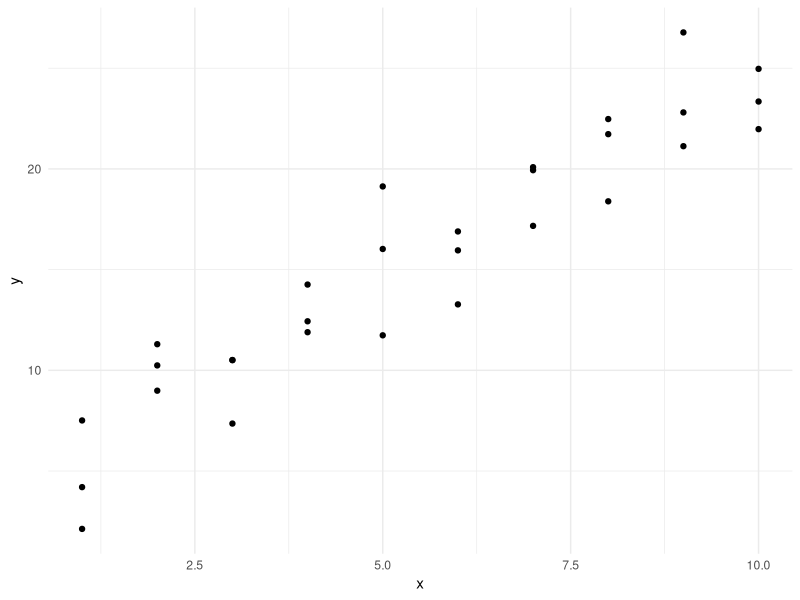
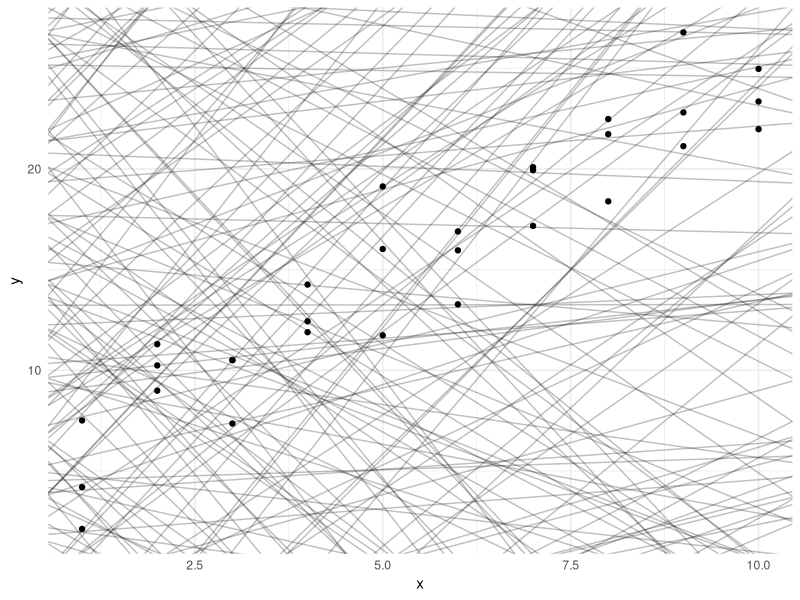
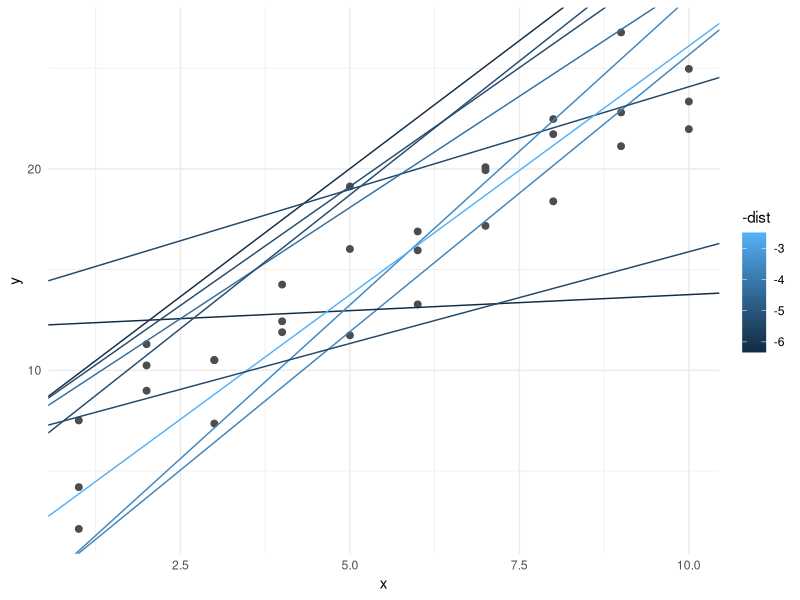
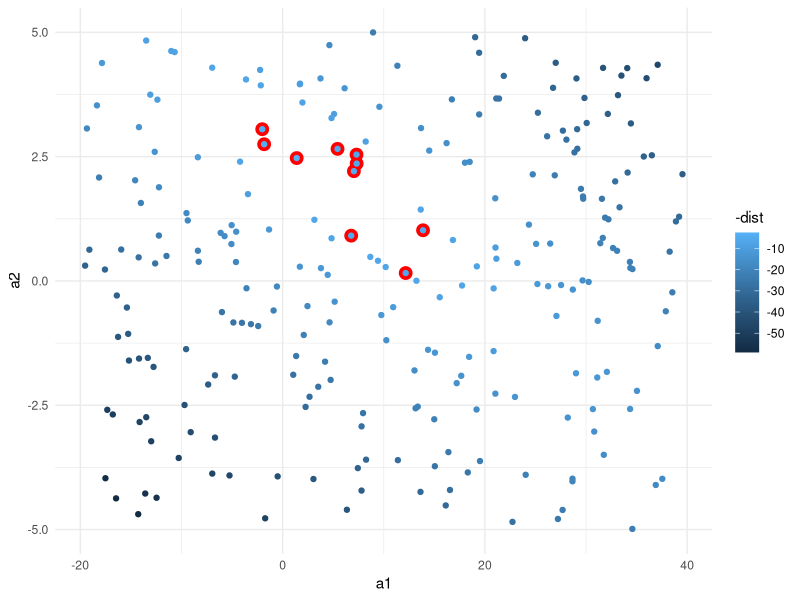
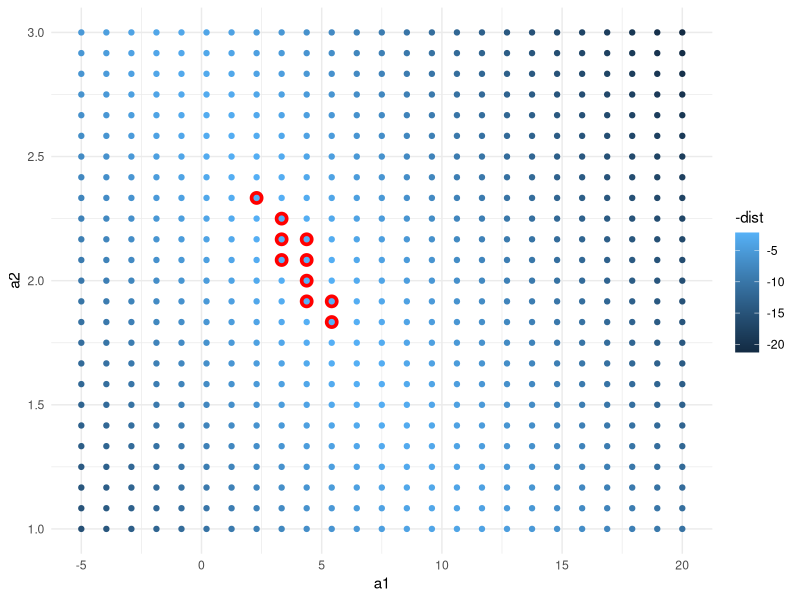

The R script that drew these images, in order: (Note: this script raises an error after producing the figures.)
## ---- chunk 1
knitr::opts_chunk$set(echo = TRUE)
## ---- chunk 2
library(tidyverse)
theme_set(theme_minimal())
library(modelr)
## ---- chunk 3
ggplot(sim1, aes(x, y))+
  geom_point()

models <- tibble(
  a1 = runif(250, -20, 40),
  a2 = runif(250, -5, 5)
)

ggplot(sim1, aes(x, y))+
  geom_abline(aes(intercept = a1, slope = a2), data = models, alpha = 1/4)+
  geom_point()

model1 <- function(a, data){
  a[1] + data$x * a[2]
}

model1(c(7, 1.5), sim1)

measure_distance <- function(mod, data){
  diff <- data$y - model1(mod, data)
  sqrt(mean(diff ^2))
}

measure_distance(c(7, 1.5), sim1)

sim1_dist <- function(a1, a2){
  measure_distance(c(a1, a2), sim1)
}

models <- models %>%
  mutate(dist = purrr::map2_dbl(a1, a2, sim1_dist))

ggplot(sim1, aes(x, y))+
  geom_point(size = 2, color = "grey30")+
  geom_abline(
    aes(intercept = a1, slope = a2, color = -dist),
    data = filter(models, rank(dist) <= 10)
  )
## ---- chunk 4
ggplot(models, aes(a1, a2))+
  geom_point(data = filter(models, rank(dist) <=10), size = 4, color = 'red')+
  geom_point(aes(color = -dist))
## ---- chunk 5
grid <- expand.grid(
  a1 = seq(-5, 20, length = 25),
  a2 = seq(1, 3, length = 25)
)%>%
  mutate(dist = purrr::map2_dbl(a1, a2, sim1_dist))

grid %>%
  ggplot(aes(a1, a2))+
  geom_point(data = filter(grid, rank(dist) <= 10), size = 4, color = 'red')+
  geom_point(aes(color = -dist))

ggplot(sim1, aes(x, y))+
  geom_point(size = 2, color = 'grey30')+
  geom_abline(
    aes(intercept = a1, slope = a2, color = -dist),
    data = filter(grid, rank(dist) <= 10)
  )+
  geom_abline(
    intercept = best$par[1], slope = best$par[2], color = 'red'
  )

# can find the optimal solution for the parameters with optim() function
best <- optim(c(0, 0), measure_distance, data = sim1)

ggplot(sim1, aes(x, y))+
  geom_point(size = 2, color = 'grey30')+
  geom_abline(intercept = best$par[1], slope = best$par[2])

# all this can be done with lm() faster--both for you and the computer
sim1_mod <- lm(y ~ x, data = sim1)

coef(sim1_mod)
## ---- chunk 6
sim1a <- tibble(
  x = rep(1:10, each = 3),
  y = x * 1.5 + 6 + rt(length(x), df = 2)
)

sim1a_mod <- lm(y ~ x, data = sim1a)

ggplot(sim1a, aes(x, y))+
  geom_point(size = 2, color = 'grey30')+
  geom_abline(intercept = sim1a_mod$coefficients[1], slope = sim1a_mod$coefficients[2], color = 'red')


# can examine this more easily by generating multiple simulations at once
simt<- function(i){
  tibble(
    x = rep(1:10, each = 3),
    y = x * 1.5 + 6 + rt(length(x), df = 2),
    .id = i
  )
}

sims <- map_df(1:12, simt)

ggplot(sims, aes(x, y))+
  geom_point()+
  geom_smooth(method = 'lm', color = 'red')+
  facet_wrap(~.id, ncol = 4)

tibble(
  x = seq(-5, 5, length.out = 100),
  normal = dnorm(x),
  student_t = dt(x, df = 2)
       )%>%
  pivot_longer(-x, names_to = 'distribution', values_to = 'density')%>%
  ggplot(aes(x = x, y = density, color = distribution))+
  geom_line()
## ---- chunk 7
measure_distance <- function(mod, data) {
  diff <- data$y - make_prediction(mod, data)
  mean(abs(diff))
}
## ---- chunk 8
make_prediction <- function(mod, data){
  mod[1] + mod[2]*data$x
}

best_mad <- optim(c(0, 0), measure_distance, data = sim1a)
best$par

measure_distance_ls <- function(mod, data) {
  diff <- data$y - (mod[1] + mod[2] * data$x)
  sqrt(mean(diff^2))
}

best <- optim(c(0, 0), measure_distance_ls, data = sim1a)
best$par

ggplot(sim1a, aes(x, y))+
  geom_point()+
  geom_abline(intercept = best$par[1], slope = best$par[2], color = 'red')+
  geom_abline(intercept = best_mad$par[1], slope = best_mad$par[2], color = 'blue')

## ---- chunk 9
# generates all values of x in an even grid
grid <- sim1 %>%
  data_grid(x)

# add predictions to this with add_predictions--can be used to add predictions to original dataset as well
grid <- grid %>%
  add_predictions(sim1_mod)

#now you can use this to plot the model. This is extensible to any model type
ggplot(sim1, aes(x, y))+
  geom_point(aes(y = y))+
  geom_line(aes(y = pred), data = grid, color = 'red', size = 1)
## ---- chunk 10
sim1 <- sim1 %>%
  add_residuals(sim1_mod)
## ---- chunk 11
ggplot(sim1, aes(resid))+
  geom_freqpoly(binwidth = .5)

ggplot(sim1, aes(x, resid))+
  geom_ref_line(h = 0, colour = 'blue')+
  geom_point()
## ---- chunk 12
sim1_loess <- loess(y ~ x, data = sim1)

grid <- sim1 %>%
  data_grid(x)%>%
  add_predictions(sim1_loess)

sim1 <- sim1 %>%
  add_residuals(sim1_loess)

ggplot(sim1, aes(x, y))+
  geom_point()+
  geom_line(aes(y = pred), data = grid, color = 'red', size = 1)+
  geom_smooth(color = 'blue', se = FALSE)

ggplot(sim1, aes(x, resid))+
  geom_point()+
  geom_ref_line(h = 0, colour = 'black', size = .5)
## ---- chunk 13
sim1 %>%
  add_predictions(sim1_loess)

sim1 %>%
  gather_predictions(sim1_loess)

sim1%>%
  spread_predictions(sim1_loess)
## ---- chunk 14
df <- tribble(
  ~y, ~x1, ~x2,
  4, 2, 5, 
  5, 1, 6
)

model_matrix(df, y ~ x1)
model_matrix(df, y ~ x1 + x2)
## ---- chunk 15
df <- tribble(
  ~sex, ~response,
  "male", 1, 
  "female", 2,
  "male", 1
)

model_matrix(df, response ~ sex)

sim2

ggplot(sim2)+
  geom_point(aes(x, y))

mod2 <- lm(y ~ x, data = sim2)


grid <- sim2 %>%
  data_grid(x)%>%
  add_predictions(mod2)
grid

ggplot(sim2, aes(x))+
  geom_point(aes(y = y))+
  geom_point(data = grid, aes(y = pred), color = 'red', size = 4)
## ---- chunk 16
ggplot(sim3, aes(x1, y))+
  geom_point(aes(color = x2))

mod1 <- lm(y ~ x1 + x2, data = sim3)
mod2 <- lm(y ~ x1 * x2, data = sim3)
## ---- chunk 17
grid <- sim3 %>%
  # determine unique values of x1 and x2 and then generate all combinations of those values
  data_grid(x1, x2)%>%
  # add predictions for each model as a row
  gather_predictions(mod1, mod2)

ggplot(sim3, aes(x1, y, color = x2))+
  geom_point()+
  geom_line(data = grid, aes(y = pred))+
  facet_wrap(~model)
## ---- chunk 18
sim3 <- sim3 %>%
  gather_residuals(mod1, mod2)

ggplot(sim3, aes(x1, resid, color = x2))+
  geom_point()+
  facet_wrap(model ~ x2, nrow =2)
## ---- chunk 19
mod1 <- lm(y ~ x1 + x2, data = sim4)
mod2 <- lm(y ~ x1 * x2, data = sim4)


grid <- sim4 %>%
  data_grid(
    x1 = seq_range(x1, 5),
    x2 = seq_range(x2, 5)
  )%>%
  gather_predictions(mod1, mod2)

grid


## ---- chunk 20
df <- tribble(
  ~y, ~x,
  1, 1, 
  2, 2,
  3, 3
)

model_matrix(df, y ~ x^2 + x)

model_matrix(df, y ~ I(x^2) + x)

model_matrix(df, y ~ poly(x, 2))
## ---- chunk 21
library(splines)
model_matrix(df, y ~ ns(x, 2))

## ---- chunk 22
sim5 <- tibble(
  x = seq(0, 3.5 * pi, length = 50),
  y = 4 * sin(x) + rnorm(length(x))
)

ggplot(sim5, aes(x, y))+
  geom_point()

mod1 <- lm(y ~ ns(x, 1), data = sim5)
mod2 <- lm(y ~ ns(x, 2), data = sim5)
mod3 <- lm(y ~ ns(x, 3), data = sim5)
mod4 <- lm(y ~ ns(x, 4), data = sim5)
mod5 <- lm(y ~ ns(x, 5), data = sim5)


grid <- sim5 %>%
  data_grid(x = seq_range(x, n = 50, expand = .1))%>%
  gather_predictions(mod1, mod2, mod3, mod4, mod5, .pred = "y")

ggplot(sim5, aes(x, y))+
  geom_point()+
  geom_line(data = grid, colour = 'red')+
  facet_wrap(~model)
## ---- chunk 23
mod2 <- lm(y ~ x, data = sim2)

mod2a <- lm(y ~ x - 1, data = sim2)

grid <- sim2 %>%
  data_grid(x)%>%
  spread_predictions(mod2, mod2a)
## ---- chunk 24
x3 <- model_matrix(y ~ x1 * x2, data = sim3)

x4 <- model_matrix(y ~ x1 * x2, data = sim4)

x4
## ---- chunk 25
mod1 <- lm(y ~ x1 + x2, data = sim3)
model1_func <- function(.data){
  mutate(.data,
         x2b = as.numeric(x2 == "b"),
         x2c = as.numeric(x2 == "c"),
         x2d = as.numeric(x2 == "d"),
         `(Intercept)` = 1
  )%>%
    select(`(Intercept)`, x1, x2b, x2c, x2d)
}

model1_func(sim3)
mod2 <- lm(y ~ x1 * x2, data = sim3)
## ---- chunk 26
mod1 <- lm(y ~ x1 + x2, data = sim4)
mod2 <- lm(y ~ x1 * x2, data = sim4)

sim4_mods <- gather_residuals(sim4, mod1, mod2)

sim4_mods %>%
  ggplot(aes(x = resid, color = model))+
  geom_freqpoly(binwidth = 0.5)+
  geom_rug()


sim4_mods %>%
  ggplot(aes(x = abs(resid), color = model))+
  geom_freqpoly(binwidth = 0.5)+
  geom_rug()
